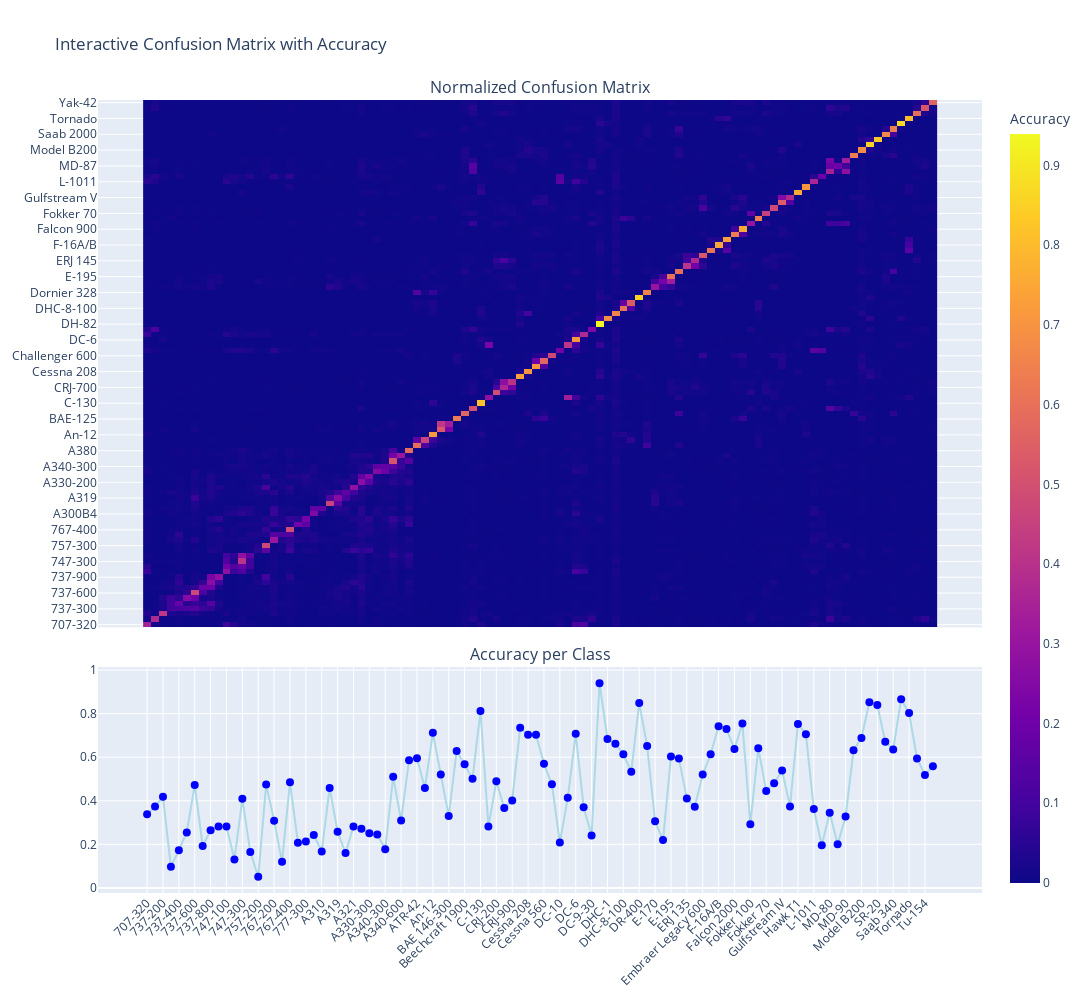

Notebook source saved alongside this figure:
### Markdown cell above
# CM heatmap along with Lollipop scatter plot

### Code cell
# Create heatmap using Plotly
heatmap = go.Heatmap(
    z=cm_normalized,
    x=class_names,
    y=class_names,
    colorscale='Plasma',
    colorbar=dict(title='Accuracy'),
    hovertemplate='Actual: %{y}<br>Predicted: %{x}<br>Accuracy: %{z:.2%}<extra></extra>'
)

# Create scatter plot (lollipop style) for class accuracy
scatter = go.Scatter(
    x=class_names,
    y=class_accuracy,
    mode='markers+lines',
    marker=dict(size=8, color='blue'),
    line=dict(color='lightblue'),
    name='Class Accuracy',
    hovertemplate='Class: %{x}<br>Accuracy: %{y:.2%}<extra></extra>'
)

# Create subplots with corrected keyword 'shared_xaxes'
fig = sub.make_subplots(
    rows=2, cols=1,
    row_heights=[0.7, 0.3],
    shared_xaxes=True,
    vertical_spacing=0.05,
    subplot_titles=("Normalized Confusion Matrix", "Accuracy per Class")
)

fig.add_trace(heatmap, row=1, col=1)
fig.add_trace(scatter, row=2, col=1)

fig.update_layout(
    height=1000,
    width=1200,
    title_text="Interactive Confusion Matrix with Accuracy",
    xaxis2=dict(tickangle=315),
    margin=dict(t=100)
)

fig.write_html(os.path.join(os.pardir, "docs", "interactive_confusion_matrix.html"))
print("Interactive confusion matrix with variant level class accuracy saved as 'interactive_confusion_matrix.html'.")
fig.show()

### Figure 1 — Plotly figure (JSON) as saved in the notebook; plotly's stock layout.template omitted (floating-point values rounded to 4 significant figures; data arrays with more than 128 entries replaced by an {"elided": "..."} marker saying what was removed)
{"data": [{"colorbar": {"title": {"text": "Accuracy"}}, "colorscale": [[0, "#0d0887"], [0.1111, "#46039f"], [0.2222, "#7201a8"], [0.3333, "#9c179e"], [0.4444, "#bd3786"], [0.5556, "#d8576b"], [0.6667, "#ed7953"], [0.7778, "#fb9f3a"], [0.8889, "#fdca26"], [1, "#f0f921"]], "hovertemplate": "Actual: %{y}<br>Predicted: %{x}<br>Accuracy: %{z:.2%}<extra></extra>", "type": "heatmap", "x": ["707-320", "727-200", "737-200", "737-300", "737-400", "737-500", "737-600", "737-700", "737-800", "737-900", "747-100", "747-200", "747-300", "747-400", "757-200", "757-300", "767-200", "767-300", "767-400", "777-200", "777-300", "A300B4", "A310", "A318", "A319", "A320", "A321", "A330-200", "A330-300", "A340-200", "A340-300", "A340-500", "A340-600", "A380", "ATR-42", "ATR-72", "An-12", "BAE 146-200", "BAE 146-300", "BAE-125", "Beechcraft 1900", "Boeing 717", "C-130", "C-47", "CRJ-200", "CRJ-700", "CRJ-900", "Cessna 172", "Cessna 208", "Cessna 525", "Cessna 560", "Challenger 600", "DC-10", "DC-3", "DC-6", "DC-8", "DC-9-30", "DH-82", "DHC-1", "DHC-6", "DHC-8-100", "DHC-8-300", "DR-400", "Dornier 328", "E-170", "E-190", "E-195", "EMB-120", "ERJ 135", "ERJ 145", "Embraer Legacy 600", "Eurofighter Typhoon", "F-16A/B", "F/A-18", "Falcon 2000", "Falcon 900", "Fokker 100", "Fokker 50", "Fokker 70", "Global Express", "Gulfstream IV", "Gulfstream V", "Hawk T1", "Il-76", "L-1011", "MD-11", "MD-80", "MD-87", "MD-90", "Metroliner", "Model B200", "PA-28", "SR-20", "Saab 2000", "Saab 340", "Spitfire", "Tornado", "Tu-134", "Tu-154", "Yak-42"], "xaxis": "x", "y": ["707-320", "727-200", "737-200", "737-300", "737-400", "737-500", "737-600", "737-700", "737-800", "737-900", "747-100", "747-200", "747-300", "747-400", "757-200", "757-300", "767-200", "767-300", "767-400", "777-200", "777-300", "A300B4", "A310", "A318", "A319", "A320", "A321", "A330-200", "A330-300", "A340-200", "A340-300", "A340-500", "A340-600", "A380", "ATR-42", "ATR-72", "An-12", "BAE 146-200", "BAE 146-300", "BAE-125", "Beechcraft 1900", "Boeing 717", "C-130", "C-47", "CRJ-200", "CRJ-700", "CRJ-900", "Cessna 172", "Cessna 208", "Cessna 525", "Cessna 560", "Challenger 600", "DC-10", "DC-3", "DC-6", "DC-8", "DC-9-30", "DH-82", "DHC-1", "DHC-6", "DHC-8-100", "DHC-8-300", "DR-400", "Dornier 328", "E-170", "E-190", "E-195", "EMB-120", "ERJ 135", "ERJ 145", "Embraer Legacy 600", "Eurofighter Typhoon", "F-16A/B", "F/A-18", "Falcon 2000", "Falcon 900", "Fokker 100", "Fokker 50", "Fokker 70", "Global Express", "Gulfstream IV", "Gulfstream V", "Hawk T1", "Il-76", "L-1011", "MD-11", "MD-80", "MD-87", "MD-90", "Metroliner", "Model B200", "PA-28", "SR-20", "Saab 2000", "Saab 340", "Spitfire", "Tornado", "Tu-134", "Tu-154", "Yak-42"], "yaxis": "y", "z": {"elided": "100x100 float values"}}, {"hovertemplate": "Class: %{x}<br>Accuracy: %{y:.2%}<extra></extra>", "line": {"color": "lightblue"}, "marker": {"color": "blue", "size": 8}, "mode": "markers+lines", "name": "Class Accuracy", "type": "scatter", "x": ["707-320", "727-200", "737-200", "737-300", "737-400", "737-500", "737-600", "737-700", "737-800", "737-900", "747-100", "747-200", "747-300", "747-400", "757-200", "757-300", "767-200", "767-300", "767-400", "777-200", "777-300", "A300B4", "A310", "A318", "A319", "A320", "A321", "A330-200", "A330-300", "A340-200", "A340-300", "A340-500", "A340-600", "A380", "ATR-42", "ATR-72", "An-12", "BAE 146-200", "BAE 146-300", "BAE-125", "Beechcraft 1900", "Boeing 717", "C-130", "C-47", "CRJ-200", "CRJ-700", "CRJ-900", "Cessna 172", "Cessna 208", "Cessna 525", "Cessna 560", "Challenger 600", "DC-10", "DC-3", "DC-6", "DC-8", "DC-9-30", "DH-82", "DHC-1", "DHC-6", "DHC-8-100", "DHC-8-300", "DR-400", "Dornier 328", "E-170", "E-190", "E-195", "EMB-120", "ERJ 135", "ERJ 145", "Embraer Legacy 600", "Eurofighter Typhoon", "F-16A/B", "F/A-18", "Falcon 2000", "Falcon 900", "Fokker 100", "Fokker 50", "Fokker 70", "Global Express", "Gulfstream IV", "Gulfstream V", "Hawk T1", "Il-76", "L-1011", "MD-11", "MD-80", "MD-87", "MD-90", "Metroliner", "Model B200", "PA-28", "SR-20", "Saab 2000", "Saab 340", "Spitfire", "Tornado", "Tu-134", "Tu-154", "Yak-42"], "xaxis": "x2", "y": [0.3379, 0.3735, 0.4182, 0.09697, 0.1735, 0.2545, 0.4727, 0.1926, 0.2652, 0.2818, 0.2824, 0.1303, 0.4091, 0.1647, 0.05152, 0.4742, 0.3088, 0.1197, 0.4848, 0.2074, 0.2136, 0.2424, 0.1676, 0.4591, 0.2576, 0.1603, 0.2818, 0.2712, 0.2515, 0.2455, 0.1773, 0.5103, 0.3091, 0.5864, 0.5956, 0.4591, 0.7121, 0.5206, 0.3303, 0.6288, 0.5676, 0.5015, 0.8121, 0.2824, 0.4894, 0.3667, 0.4015, 0.7348, 0.703, 0.7029, 0.5697, 0.4758, 0.2088, 0.4136, 0.7076, 0.3706, 0.2409, 0.9394, 0.6838, 0.6621, 0.6136, 0.5338, 0.8485, 0.6515, 0.3059, 0.2197, 0.603, 0.5941, 0.4106, 0.3727, 0.5206, 0.6136, 0.7424, 0.7294, 0.6379, 0.7545, 0.2926, 0.6409, 0.4455, 0.4809, 0.5394, 0.3742, 0.7529, 0.7061, 0.3621, 0.1956, 0.3455, 0.2, 0.3279, 0.6318, 0.6879, 0.8529, 0.8394, 0.6712, 0.6353, 0.8667, 0.803, 0.5941, 0.5182, 0.5591], "yaxis": "y2"}], "layout": {"annotations": [{"font": {"size": 16}, "showarrow": false, "text": "Normalized Confusion Matrix", "x": 0.5, "xanchor": "center", "xref": "paper", "y": 1.0, "yanchor": "bottom", "yref": "paper"}, {"font": {"size": 16}, "showarrow": false, "text": "Accuracy per Class", "x": 0.5, "xanchor": "center", "xref": "paper", "y": 0.285, "yanchor": "bottom", "yref": "paper"}], "height": 1000, "margin": {"t": 100}, "title": {"text": "Interactive Confusion Matrix with Accuracy"}, "width": 1200, "xaxis": {"anchor": "y", "domain": [0, 1], "matches": "x2", "showticklabels": false}, "xaxis2": {"anchor": "y2", "domain": [0, 1], "tickangle": -45}, "yaxis": {"anchor": "x", "domain": [0.335, 1.0]}, "yaxis2": {"anchor": "x2", "domain": [0, 0.285]}}}
